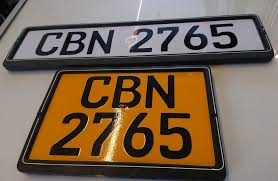
#> input picture ehicle_plate.png, 278 x 181 px
$ jupyter execute 2506755_20240281.ipynb
#> lines starting #> are read from the running program, lines starting #| are printed output that depends on the picture; after the words box and inside, x2 and y2 are one past the last pixel; in counts of white or black regions, pixels touching at a corner belong together
## RGU: 2506755
## IIT: 20240281
## Name: W.D.N.Nimsara

# Question 1

[cell 1]
import sympy as sp

[cell 2]
# symbolic values
x,y,a,b,c = sp.symbols('x y a b c', real=True, positive=True)

- x = Distance (km)
- y = Traffic delay (minutes per km)
- a = Effect of distance
- b = Effect of traffic congestion
- c = distance + traffic combined into minutes

[cell 3]
#bus model
Tb = a*x**2 + b*y**2
print("Bus model")
display(Tb)

#taxi model
Tt = sp.sqrt(c*(x**2 + y**2))
print("\nTaxi model")
display(Tt)

[cell 4]
# Gradient for Bus
gradient_Tb_x = sp.diff(Tb, x) # Derivative with respect to x (x-component)
gradient_Tb_y = sp.diff(Tb, y) # Derivative with respect to y (y-component)
gradient_Tb = (gradient_Tb_x, gradient_Tb_y)
display(gradient_Tb)

The component $2ax$ shows how quickly bus time increases when $x$ (Distance) increases, and $2by$ shows how quickly bus time increases when the $y$ (Traffic-delay) factor increases. If $2ax$ > $2by$ , distance has a greater impact; if $2by$ > $2ax$, traffic congestion has a greater impact.

[cell 5]
# Gradient for Taxi
gradient_Tt_x = sp.diff(Tt, x) # Derivative with respect to x (x-component)
gradient_Tt_y = sp.diff(Tt, y) # Derivative with respect to y (y-component)
gradient_Tt = (gradient_Tt_x, gradient_Tt_y)
display(gradient_Tt)

Because both components share the same denominator, the relative impact depends mainly on $x$ vs $y$: if $x$ > $y$, distance affects travel time more; if $y$ > $x$, traffic affects travel time more. The square-root form means taxi travel time grows more smoothly than the bus model.

# Question 2

## (a)

[cell 6]
t, x = sp.symbols('t x')

[cell 7]
# fare function
bus_f = 2*t + 1
taxi_f = 3*t + 2

[cell 8]
# integrate to get cost
Fb = sp.integrate(bus_f, (t, 0, x))
Ft = sp.integrate(taxi_f, (t, 0, x))
Fb , Ft

## (b)

[cell 9]
import numpy as np
import matplotlib.pyplot as plt

[cell 10]
# convert sympy expressions to numpy functions
Fb_numpy = sp.lambdify(x, Fb, "numpy")
Ft_numpy = sp.lambdify(x, Ft, "numpy")

[cell 11]
# distance range
ds = np.linspace(0, 5, 200)

[cell 12]
# compute fares
fb_vals = Fb_numpy(ds)
ft_vals = Ft_numpy(ds)

[cell 13]
plt.figure()
plt.plot(ds, fb_vals, label="Bus fare (x)")
plt.plot(ds, ft_vals, label="Taxi fare (x)")
plt.xlabel("Distance x (km)")
plt.ylabel("Fare (arbitrary units)")
plt.title("Fare vs Distance (0 to 5 km)")
plt.grid(True)
plt.legend()
plt.show()
#> figure, not shown here; curve peaks at x = 5, y = 30; curve peaks at x = 5, y = 47.5

## (c)

- Short Trip (0-2km) : Affordability gap between the bus and taxi is minimal, meaning absolute price difference is also low. based on that, passenger might rationally choose the taxi. The slight increase in cost is likely worth the trade-off for the comfort and direct route a taxi offers on a short hop.
- Long Trip (2-5Km) : The curves diverge sharply after 2 km. By the time the route reaches 5 km, the taxi fare noticeably higher than the bus fare.For passengers who travel more that 2Km, the bus offers financial saving, making it the clear choice for budget optimization.

# Question 3

## (a)

[cell 14]
t = sp.symbols('t')
P4 = 5 + 4*sp.sin(sp.pi*t) - sp.Rational(3,2)*t**2 + sp.Rational(1,4)*t**4

P4

## (b)

[cell 15]
# Convert the symbolic expression P4 into a numerical function
P4_func = sp.lambdify(t, P4, "numpy")

# Create time values from 0 to 24 hours
ts = np.linspace(0, 24, 1000)
# Evaluate passenger volume for all time values
P_vals = P4_func(ts)

plt.figure()
plt.plot(ts, P_vals)
plt.xlabel("Time (hours)")
plt.ylabel("Passenger volume (hundreds)")
plt.title("Passenger Volume Over 24 Hours")
plt.grid(True)
plt.show()
#> figure, not shown here; curve peaks at x = 24, y = 82085

## (c)

[cell 16]
plt.figure()
plt.plot(ts, P_vals)
plt.xlabel("Time (hours)")
plt.ylabel("Passenger volume (hundreds)")
plt.title("Passenger Volume Over 24 Hours (Zoomed)")
plt.grid(True)
plt.ylim(0,20)
plt.show()
#> figure, not shown here; curve peaks at x = 24, y = 82085

These graphs indicate peak travel periods. There is an initial peak during the early hours, which suggests early-morning travel demand, most likely from people starting their daily activities. After this, the passenger volume drops sharply to a very low level, indicating a non-peak period with minimal travel. Subsequently, the passenger volume shows a continuous increase until the end of the 24-hour period. However, this pattern is not realistic, because in real-world scenarios there should be distinct additional peaks, especially during evening travel demand, rather than a steady increase throughout the day. Most probably this limitation occurs due to the mathematical formula used in the model, which does not fully capture realistic daily travel behaviour.

# Question 4

[cell 17]
np.random.seed(42)

# every 5 minutes
dt_min = 5
dt_hr = dt_min / 60

# Time array from 6:00 AM to 9:00 PM
t = np.arange(6, 21 + dt_hr, dt_hr)
N = len(t)

# To create a rush-hour peak using a Gaussian curve
def peak(t, center, width, height):
    return height * np.exp(-0.5 * ((t - center) / width)**2)

# BUS data
bus = (
    40                                   # base boarding level
    + peak(t, 8.0, 0.50, 550)            # morning peak
    + peak(t, 17.5, 0.60, 450)           # evening peak
    + peak(t, 13.0, 1.20, 100)           # midday small peak
    + np.random.normal(0, 30, size=N)    # random noise
)
# Ensure no negative boarding counts
bus = np.clip(bus, 0, None)

# TAXI data
taxi = (
    20
    + peak(t, 8.5, 0.60, 260)             # morning peak
    + peak(t, 18.0, 0.70, 300)            # evening peak
    + peak(t, 14.0, 1.50, 70)             # midday bump
    + np.random.normal(0, 20, size=N)     # random noise
)
# Ensure no negative boarding counts
taxi = np.clip(taxi, 0, None)

plt.figure()
plt.plot(t, bus, label="Bus (synthetic)")
plt.plot(t, taxi, label="Taxi (synthetic)")
plt.xlabel("Time of day (hours)")
plt.ylabel("Boarding count per 5 minutes")
plt.title("Synthetic Boarding Counts (6:00 to 21:00)")
plt.grid(True)
plt.legend()
plt.show()
#> figure, not shown here; curve peaks at x = 8.08, y = 585.8; curve peaks at x = 17.83, y = 356.1

[cell 18]
# Apply Fast Fourier Transform to bus and taxi time-series data
bus_fft = np.fft.fft(bus)
taxi_fft = np.fft.fft(taxi)

# Compute corresponding frequency values
freq = np.fft.fftfreq(N, dt_hr)

# Get magnitude(strength) of each component
bus_mag = np.abs(bus_fft)
taxi_mag = np.abs(taxi_fft)

# Select only positive frequencies
pos = freq > 0

# Plot FFT magnitude spectrum
plt.figure()
plt.plot(freq[pos], bus_mag[pos], label="Bus FFT magnitude")
plt.plot(freq[pos], taxi_mag[pos], label="Taxi FFT magnitude")
plt.xlabel("Frequency (cycles per hour)")
plt.ylabel("Magnitude (strength)")
plt.title("FFT Magnitude Spectrum (Bus vs Taxi)")
plt.grid(True)
plt.legend()
plt.show()
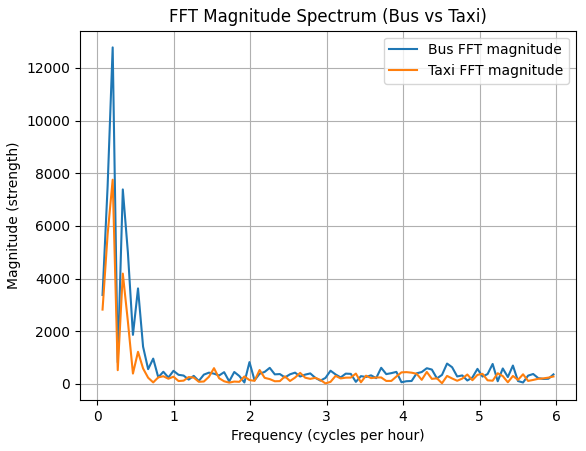
#> figure drawn by matplotlib, 1 panel; curve peaks at x = 0.199, y = 12775.8; curve peaks at x = 0.199, y = 7753.3

## (b)

This graph shows that the strongest frequencies for both bus and taxi are at very low frequencies (close to zero). Meaning that, passenger demand changes slowly over time and follows a daily pattern, such as morning and evening rush hours. The bus has much higher peaks at these low frequencies compared to the taxi, which shows that bus travel has more regular and predictable demand, mainly because buses follow fixed routes and schedules and are used by daily commuters. while Taxi demand, has lower and weaker peaks, meaning it is more irregular and depends on individual needs. At higher frequencies, both bus and taxi magnitudes are small, Meaning short-term rapid changes are not important. In conclusion, the dominant low-frequency components indicate that travel demand is mainly influenced by daily routine behaviour, with buses showing clearer and stronger peak travel patterns than taxis.

## (c)

Since the dominant frequencies (count) are low, travel demand follows predictable daily patterns, such as morning and evening rush hours. Therefore, bus services should be scheduled more frequently during these peak periods and reduced during low-demand times to avoid wasted resources. The stronger low-frequency peaks for buses indicate consistent and regular demand, so fixed timetables with higher capacity during peak hours are suitable. In contrast, taxi demand is more irregular and does not follow strict schedules; And taxi availability is largely determined by driver choice rather than central scheduling. So taxis cannot be scheduled in the same way as buses; Therefor, implementing incentive mechanisms such as higher fares or surge pricing during busy periods will encourage more drivers to operate.

# Question 5

[cell 19]
import cv2

img_path = "ehicle_plate.png"

# Read the image
img_bgr = cv2.imread(img_path)
#> img_bgr is the input picture: shape (181, 278, 3); mean B, G, R 82.8, 101.4, 120.4

# Convert BGR image to RGB for correct colour display
img_rgb = cv2.cvtColor(img_bgr, cv2.COLOR_BGR2RGB)

plt.figure()
plt.imshow(img_rgb)
plt.title("Original colour image")
plt.axis("off")
plt.show()

[cell 20]
# To convert an RGB image to grayscale
def to_gray(rgb_img):
    # Convert RGB image to BGR
    bgr = cv2.cvtColor(rgb_img, cv2.COLOR_RGB2BGR)
    # Convert BGR image to grayscale
    return cv2.cvtColor(bgr, cv2.COLOR_BGR2GRAY)

# Convert
gray = to_gray(img_rgb)

plt.figure()
plt.imshow(gray, cmap="gray")
plt.title("Grayscale image")
plt.axis("off")
plt.show()

[cell 21]
# Detect edges
edges = cv2.Canny(gray, 100, 200)
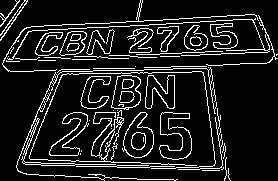
#> edges: shape (181, 278); 12% white in thin lines or dots

# Sum edge values along each row
row_sum = np.sum(edges, axis=1)
#> row_sum = 181 values, max 21420 at index 164, min 1020 at index 62, mean 8482.6

# Find the row with minimum edge content (plate separation line)
split_row = np.argmin(row_sum)
#> split_row = 62

# Split into front plate
front_p = gray[:split_row, :]
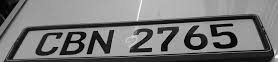
#> front_p: shape (62, 278); min 0, max 252, mean 118.6

# Split into back plate
back_p  = gray[split_row:, :]
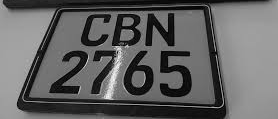
#> back_p: shape (119, 278); min 0, max 250, mean 97.8


plt.figure(figsize=(8,4))

plt.subplot(1,2,1)
plt.imshow(front_p, cmap='gray')
plt.title("Front Plate Region")
plt.axis("off")

plt.subplot(1,2,2)
plt.imshow(back_p, cmap='gray')
plt.title("Back Plate Region")
plt.axis("off")

plt.show()

## (b)

[cell 22]
# To compute FFT magnitude of a grayscale image
def fft_magnitude(gray_img):
    # Apply 2D Fast Fourier Transform
    F = np.fft.fft2(gray_img)

    # Shift zero frequency component to the center
    F_shift = np.fft.fftshift(F)

    # Take magnitude and apply log scale for better visibility
    mag = np.log1p(np.abs(F_shift))

    return mag

# Convert to grayscale
front_gray = to_gray(front_p)
back_gray = to_gray(back_p)

# Compute FFT magnitude
front_fft_mag = fft_magnitude(front_gray)
back_fft_mag  = fft_magnitude(back_gray)
#> in fft_magnitude (call 2), `mag = np.log1p(np.abs(F_shift))`:
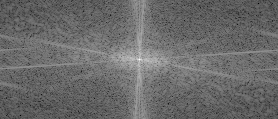
#> mag: shape (119, 278) float64; min 2.05, max 14.99, mean 7.44; drawn with min black and max white


plt.figure(figsize=(10,5))

plt.subplot(2,2,1)
plt.imshow(front_gray, cmap="gray")
plt.title("Front grayscale")
plt.axis("off")

plt.subplot(2,2,2)
plt.imshow(front_fft_mag, cmap="gray")
plt.title("Front FFT magnitude")
plt.axis("off")

plt.subplot(2,2,3)
plt.imshow(back_gray, cmap="gray")
plt.title("Back grayscale")
plt.axis("off")

plt.subplot(2,2,4)
plt.imshow(back_fft_mag, cmap="gray")
plt.title("Back FFT magnitude")
plt.axis("off")

plt.tight_layout()
plt.show()

## (c)

[cell 23]
# find edges in image
edges = cv2.Canny(gray, 100, 200)

# Find external contours
contours, _ = cv2.findContours(edges, cv2.RETR_EXTERNAL, cv2.CHAIN_APPROX_SIMPLE)
#> contours = 54 contours, 36 with area under 20; largest, box (x1, y1, x2, y2) and area: (122, 112, 154, 158) 894, (159, 112, 192, 160) 822, (111, 75, 141, 110) 783, (49, 112, 89, 156) 652, (145, 75, 175, 109) 594

# to store number plate bounding boxes
plate_boxes = []

# Loop through each detected contour
for c in contours:

    # Get bounding rectangle for the contour
    x, y, w, h = cv2.boundingRect(c)

    # Calculate width to height ratio
    aspect_ratio = w / float(h)

    # Calculate area
    area = w * h

    # Filter contours
    if 1.5 < aspect_ratio < 6 and w > 80 and h > 30:
        plate_boxes.append((x, y, w, h, area))
#> this loop made 54 passes
#> (x, y, w, h, aspect_ratio, area) on passes 2, 4, 5, 8, 9, 12, 13, 14, 15, 18, 19, 21: (228, 168, 3, 13, 0.231, 39), (76, 165, 99, 3, 33, 297), (224, 157, 3, 24, 0.125, 72), (222, 143, 4, 16, 0.25, 64), (111, 143, 7, 17, 0.412, 119), (159, 112, 33, 48, 0.688, 1584), (122, 112, 32, 46, 0.696, 1472), (49, 112, 40, 44, 0.909, 1760), (117, 110, 5, 6, 0.833, 30), (178, 108, 45, 62, 0.726, 2790), (213, 89, 3, 13, 0.231, 39), (80, 76, 31, 33, 0.939, 1023)
#> (c, x, y, w, h, aspect_ratio, area) on passes 26, 32, 33, 36: ([[93, 68], [134, 68]], 93, 68, 42, 1, 42, 42), ([[6, 60], [6, 61], [19, 61], [7, 61]], 6, 60, 14, 2, 7, 28), ([[72, 59], [95, 59]], 72, 59, 24, 1, 24, 24), ([[160, 56], [179, 56]], 160, 56, 20, 1, 20, 20)
#> after the loop, plate_boxes = [(29, 71, 187, 98, 18326), (16, 67, 201, 114, 22914), (7, 15, 271, 51, 13821), (2, 0, 257, 72, 18504)]

# Sort detected boxes by area and keep the largest two
plate_boxes = sorted(plate_boxes, key=lambda b: b[4], reverse=True)[:2]
#> plate_boxes = [(16, 67, 201, 114, 22914), (2, 0, 257, 72, 18504)]

# Convert grayscale image to color (drawing rectangles)
detected = cv2.cvtColor(gray, cv2.COLOR_GRAY2BGR)

# Draw rectangles around detected number plates
for box in plate_boxes:
    x, y, w, h, _ = box
    cv2.rectangle(detected, (x, y), (x + w, y + h), (0, 255, 0), 2)
#> this loop made 2 passes
#> (box, x, y, w, h) on passes 1 to 2: ((16, 67, 201, 114, 22914), 16, 67, 201, 114), ((2, 0, 257, 72, 18504), 2, 0, 257, 72)
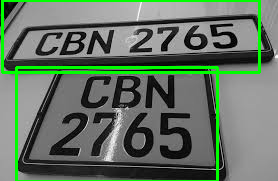
#> detected: shape (181, 278, 3); mean B, G, R 99, 115.1, 99

# Show the final result
plt.figure(figsize=(6,4))
plt.imshow(detected)
plt.title("Number Plate Localisation")
plt.axis("off")
plt.show()

## (d)

[cell 24]
# Apply 2D Discrete Cosine Transform (DCT)
front_dct = cv2.dct(np.float32(front_gray))
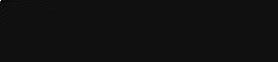
#> front_dct: shape (62, 278) float32; min -1085.5, max 15572.2, mean 0.5; drawn with min black and max white
back_dct = cv2.dct(np.float32(back_gray))
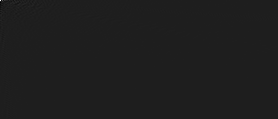
#> back_dct: shape (119, 278) float32; min -2436.1, max 17795.6, mean 0.7; drawn with min black and max white

# Take logarithm for better visualization
front_dct_magnitude = np.log(np.abs(front_dct) + 1)
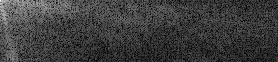
#> front_dct_magnitude: shape (62, 278) float32; min 0.000921, max 9.65, mean 2.34; drawn with min black and max white
back_dct_magnitude = np.log(np.abs(back_dct) + 1)
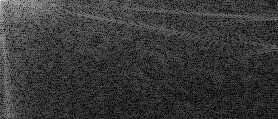
#> back_dct_magnitude: shape (119, 278) float32; min 0.000696, max 9.79, mean 2.19; drawn with min black and max white


# plot
plt.figure(figsize=(12,9))

plt.subplot(3,2,1)
plt.imshow(front_gray, cmap="gray")
plt.title("Front Grayscale")

plt.subplot(3,2,2)
plt.imshow(back_gray, cmap="gray")
plt.title("Back Grayscale")

plt.subplot(3,2,3)
plt.imshow(front_fft_mag, cmap="gray")
plt.title("Front FFT magnitude")

plt.subplot(3,2,4)
plt.imshow(back_fft_mag, cmap="gray")
plt.title("Back FFT magnitude")

plt.subplot(3,2,5)
plt.imshow(front_dct_magnitude, cmap='turbo')
plt.title("Front DCT Magnitude Spectrum")

plt.subplot(3,2,6)
plt.imshow(back_dct_magnitude, cmap='turbo')
plt.title("Back DCT Magnitude Spectrum")

plt.show()
